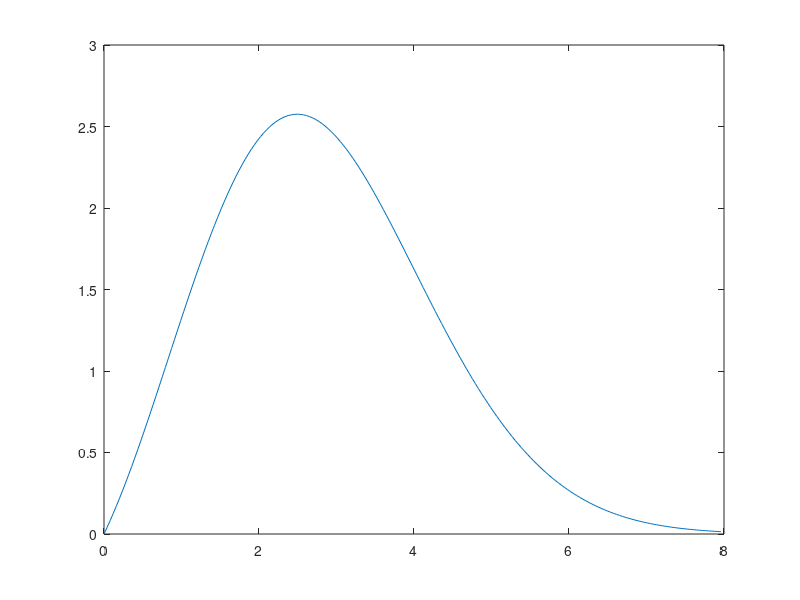

Recreate this plot in MATLAB.
rho= [0, 0.039604, 0.0792079, 0.118812, 0.158416, 0.19802, 0.237624, 0.277228, 0.316832, 0.356436, 0.39604, 0.435644, 0.475248, 0.514851, 0.554455, 0.594059, 0.633663, 0.673267, 0.712871, 0.752475, 0.792079, 0.831683, 0.871287, 0.910891, 0.950495, 0.990099, 1.0297, 1.06931, 1.10891, 1.14851, 1.18812, 1.22772, 1.26733, 1.30693, 1.34653, 1.38614, 1.42574, 1.46535, 1.50495, 1.54455, 1.58416, 1.62376, 1.66337, 1.70297, 1.74257, 1.78218, 1.82178, 1.86139, 1.90099, 1.94059, 1.9802, 2.0198, 2.05941, 2.09901, 2.13861, 2.17822, 2.21782, 2.25743, 2.29703, 2.33663, 2.37624, 2.41584, 2.45545, 2.49505, 2.53465, 2.57426, 2.61386, 2.65347, 2.69307, 2.73267, 2.77228, 2.81188, 2.85149, 2.89109, 2.93069, 2.9703, 3.0099, 3.0495, 3.08911, 3.12871, 3.16832, 3.20792, 3.24752, 3.28713, 3.32673, 3.36634, 3.40594, 3.44554, 3.48515, 3.52475, 3.56436, 3.60396, 3.64356, 3.68317, 3.72277, 3.76238, 3.80198, 3.84158, 3.88119, 3.92079, 3.9604, 4, 4.0396, 4.07921, 4.11881, 4.15842, 4.19802, 4.23762, 4.27723, 4.31683, 4.35644, 4.39604, 4.43564, 4.47525, 4.51485, 4.55446, 4.59406, 4.63366, 4.67327, 4.71287, 4.75248, 4.79208, 4.83168, 4.87129, 4.91089, 4.9505, 4.9901, 5.0297, 5.06931, 5.10891, 5.14851, 5.18812, 5.22772, 5.26733, 5.30693, 5.34653, 5.38614, 5.42574, 5.46535, 5.50495, 5.54455, 5.58416, 5.62376, 5.66337, 5.70297, 5.74257, 5.78218, 5.82178, 5.86139, 5.90099, 5.94059, 5.9802, 6.0198, 6.05941, 6.09901, 6.13861, 6.17822, 6.21782, 6.25743, 6.29703, 6.33663, 6.37624, 6.41584, 6.45545, 6.49505, 6.53465, 6.57426, 6.61386, 6.65347, 6.69307, 6.73267, 6.77228, 6.81188, 6.85149, 6.89109, 6.93069, 6.9703, 7.0099, 7.0495, 7.08911, 7.12871, 7.16832, 7.20792, 7.24752, 7.28713, 7.32673, 7.36634, 7.40594, 7.44554, 7.48515, 7.52475, 7.56436, 7.60396, 7.64356, 7.68317, 7.72277, 7.76238, 7.80198, 7.84158, 7.88119, 7.92079, 7.9604, ];
Psi= [0, 0.0403803, 0.0822803, 0.125648, 0.170428, 0.216562, 0.263986, 0.312637, 0.362446, 0.413342, 0.465252, 0.518098, 0.571804, 0.626288, 0.681469, 0.737262, 0.793581, 0.850339, 0.90745, 0.964822, 1.02237, 1.08, 1.13762, 1.19514, 1.25248, 1.30953, 1.36623, 1.42246, 1.47815, 1.53322, 1.58757, 1.64112, 1.69379, 1.74551, 1.79619, 1.84576, 1.89415, 1.94129, 1.98711, 2.03154, 2.07453, 2.11602, 2.15595, 2.19427, 2.23093, 2.26589, 2.29911, 2.33055, 2.36018, 2.38796, 2.41387, 2.43789, 2.46, 2.48019, 2.49843, 2.51473, 2.52908, 2.54148, 2.55193, 2.56044, 2.56702, 2.57169, 2.57445, 2.57533, 2.57436, 2.57155, 2.56694, 2.56055, 2.55242, 2.5426, 2.5311, 2.51799, 2.50329, 2.48706, 2.46934, 2.45018, 2.42963, 2.40774, 2.38456, 2.36015, 2.33456, 2.30784, 2.28006, 2.25126, 2.22151, 2.19086, 2.15937, 2.1271, 2.0941, 2.06043, 2.02615, 1.99131, 1.95597, 1.92018, 1.884, 1.84747, 1.81066, 1.77361, 1.73638, 1.699, 1.66153, 1.62402, 1.58651, 1.54904, 1.51166, 1.4744, 1.43731, 1.40042, 1.36377, 1.32739, 1.29131, 1.25557, 1.22019, 1.18521, 1.15065, 1.11652, 1.08287, 1.0497, 1.01704, 0.984898, 0.953301, 0.92226, 0.891788, 0.861899, 0.832602, 0.803907, 0.775822, 0.748353, 0.721506, 0.695285, 0.669694, 0.644733, 0.620405, 0.596708, 0.573642, 0.551205, 0.529393, 0.508203, 0.487629, 0.467668, 0.448312, 0.429555, 0.41139, 0.393808, 0.376801, 0.360361, 0.344477, 0.32914, 0.31434, 0.300067, 0.286309, 0.273057, 0.260297, 0.24802, 0.236214, 0.224866, 0.213966, 0.203501, 0.193459, 0.18383, 0.1746, 0.165759, 0.157294, 0.149194, 0.141447, 0.134042, 0.126967, 0.120212, 0.113765, 0.107615, 0.101752, 0.0961659, 0.0908456, 0.0857814, 0.0809635, 0.0763821, 0.072028, 0.0678919, 0.063965, 0.0602385, 0.056704, 0.0533534, 0.0501785, 0.0471718, 0.0443258, 0.0416331, 0.0390869, 0.0366802, 0.0344067, 0.0322599, 0.0302339, 0.0283227, 0.0265207, 0.0248226, 0.023223, 0.0217171, 0.0203, 0.0189671, 0.0177141, 0.0165366, 0.0154308, 0.0143926, ];
plot(rho ,Psi);
